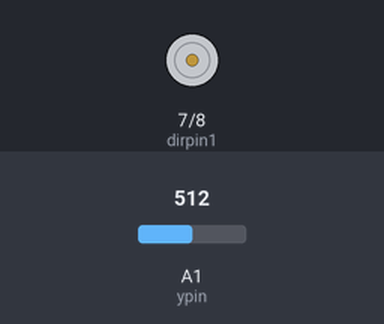
The sketch below on a simulated Arduino Uno, built with avr-gcc and run on an emulated ATmega328P. Parts: motor-driver pin pairs drawn as motors (green arrow = first pin HIGH = forward, orange = second pin HIGH = backward, longer = more drive, scaled by the enable pin). Inputs (shaded band) come from the test bench; at power-on: A1 (ypin) = 512.

Above: at 1.2 s.
1.3 s: A1 (ypin) set to 716
At 2.1 s:
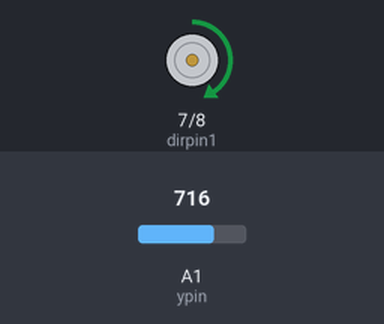
2.8 s: A1 (ypin) set to 900
At 3.2 s:
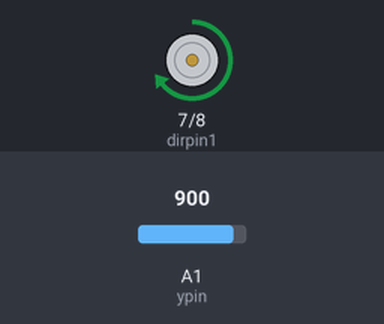
4.3 s: A1 (ypin) set to 511
At 5.5 s:
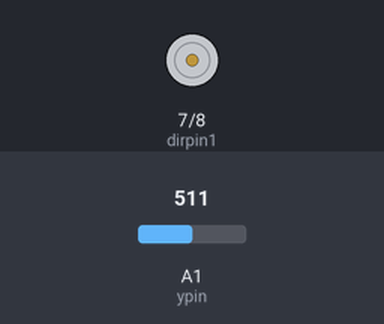
5.8 s: A1 (ypin) set to 493
At 6.7 s:
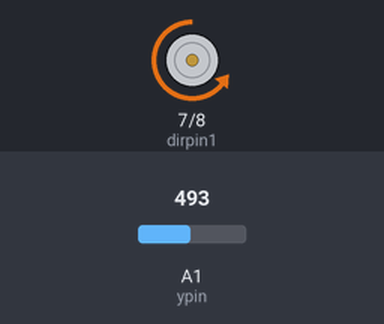
7.3 s: A1 (ypin) set to 522
At 7.9 s:
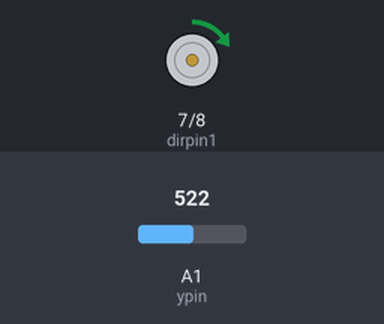
Timing chart, 0 to 9.8 s (numbered marks = the images above; inputs shaded):
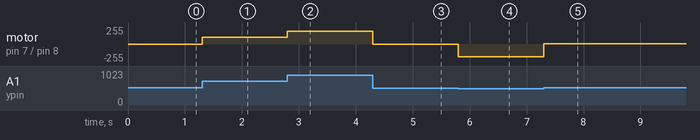

Measured:
- the behaviour switches between 510 and 509 on A1 (ypin) (found by bisection; images 3 and 4)
- after the input at 1.3 s, motor on pin 7 (dirpin1) / pin 8 (dirpin2): stopped → forward 101/255 at once
- after the input at 2.8 s, motor on pin 7 (dirpin1) / pin 8 (dirpin2): forward 101/255 → forward 193/255 at once
- after the input at 4.3 s, motor on pin 7 (dirpin1) / pin 8 (dirpin2): forward 193/255 → stopped at once
- after the input at 5.8 s, motor on pin 7 (dirpin1) / pin 8 (dirpin2): stopped → backward 193/255 at once
- after the input at 7.3 s, motor on pin 7 (dirpin1) / pin 8 (dirpin2): backward 193/255 → forward 4/255 at once

The sketch:

DC_motor_using_joystcik.ino
```cpp
// C++ code
//
int dirpin1=7;
int dirpin2=8;
int speedpin=9;

int ypin=A1;

int motorspeed;

void setup()
{
  pinMode(dirpin1,OUTPUT);
  pinMode(dirpin2,OUTPUT);
  pinMode(speedpin,OUTPUT);
  pinMode(ypin,INPUT);
}

void loop()
{
  int yval=analogRead(ypin);

  if(yval >= 512){
    digitalWrite(dirpin1,HIGH);
    digitalWrite(dirpin2,LOW);
    motorspeed=map(yval,512,1023,0,255);
  }

  if(yval<512){
    digitalWrite(dirpin1,LOW);
    digitalWrite(dirpin2,HIGH);
    motorspeed=map(yval,512,0,0,255);
  }

  analogWrite(speedpin,motorspeed);
}
```
